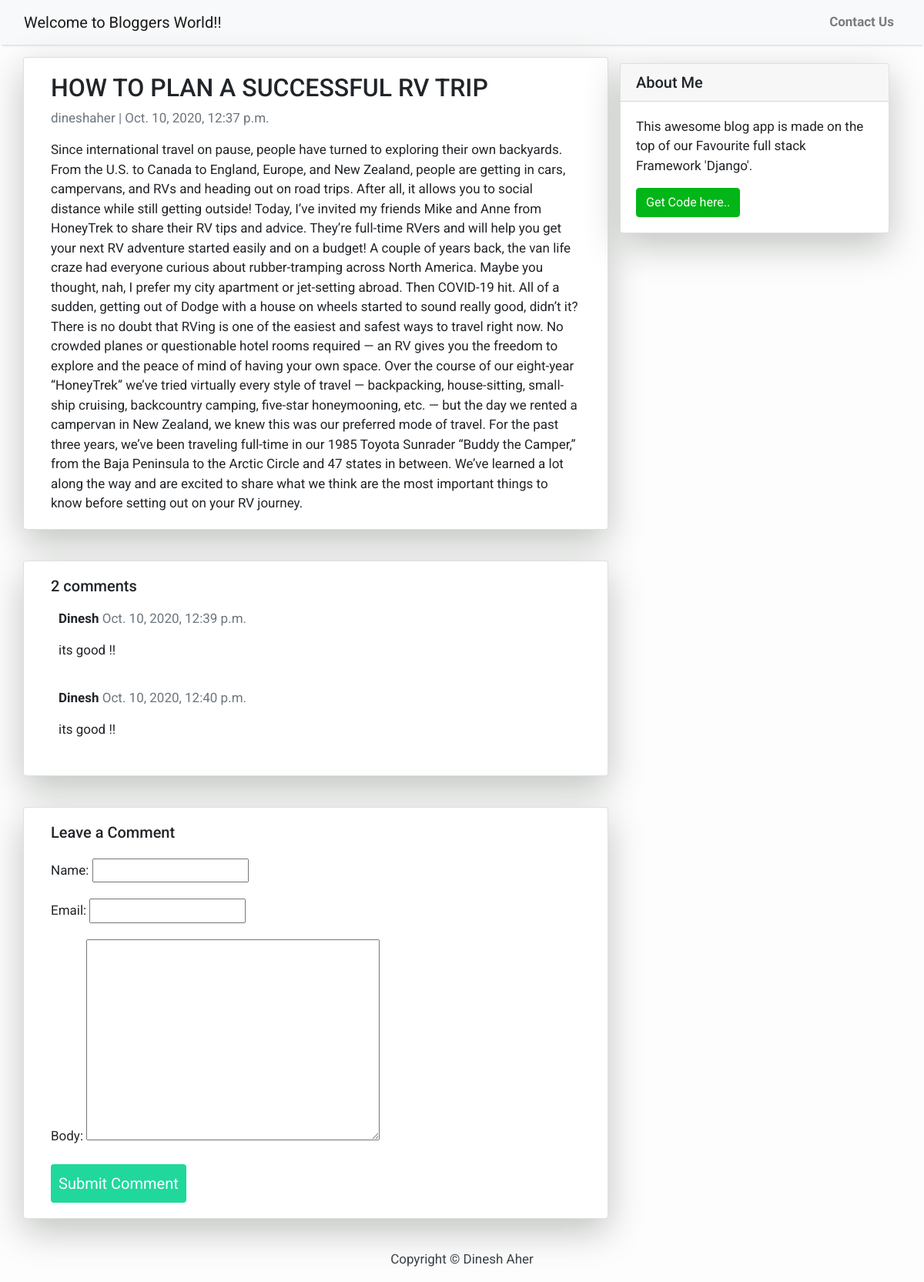
Page /how-plan-successful-rv-trip/ on the committed database.
### blog/models.py (models this page shows, shortened)
class Post(models.Model):
    title = models.CharField(max_length=200, unique=True)
    slug = models.SlugField(max_length=200, unique=True)
    author = models.ForeignKey(User, on_delete= models.CASCADE,related_name='blog_posts')
    updated_on = models.DateTimeField(auto_now= True)
    content = models.TextField()
    created_on = models.DateTimeField(auto_now_add=True)
    status = models.IntegerField(choices=STATUS, default=0)
    class Meta:
        ordering = ['-created_on']

class Comment(models.Model):
    post = models.ForeignKey(Post,on_delete=models.CASCADE,related_name='comments')
    name = models.CharField(max_length=80)
    email = models.EmailField()
    body = models.TextField()
    created_on = models.DateTimeField(auto_now_add=True)
    active = models.BooleanField(default=False)
    class Meta:
        ordering = ['created_on']

### blog/views.py (the view)
# urls.py: path('<slug:slug>/', views.post_detail, name='post_detail'),
def post_detail(request, slug):
    template_name = 'post_detail.html'
    post = get_object_or_404(Post, slug=slug)
    comments = post.comments.filter(active=True)
    new_comment = None
    if request.method == 'POST':
        comment_form = CommentForm(data=request.POST)
        if comment_form.is_valid():
            new_comment = comment_form.save(commit=False)
            new_comment.post = post
            new_comment.save()
    else:
        comment_form = CommentForm()
    return render(request, template_name, {'post': post,
                                           'comments': comments,
                                           'new_comment': new_comment,
                                           'comment_form': comment_form})

### blog/forms.py
class CommentForm(forms.ModelForm):
    class Meta:
        model = Comment
        fields = ('name', 'email', 'body')

### Templates/post_detail.html (shortened to what this page needs)
{% extends 'base.html' %} {% block content %}
<div class="container">
  <div class="row">
    <div class="col-md-8 card mb-4  mt-3 left  top">
      <div class="card-body">
        <h2>{% block title %} {{ post.title }} {% endblock title %}</h2>
        <p class=" text-muted">{{ post.author }} | {{ post.created_on }}</p>
        <p class="card-text ">{{ post.content | safe }}</p>
      </div>
    </div>
    {% block sidebar %} {% include 'sidebar.html' %} {% endblock sidebar %}
    <div class="col-md-8 card mb-4  mt-3 ">
      <div class="card-body">
        <h5>{{ comments.count }} comments</h5>
        {% for comment in comments %}
        <div class="comments" style="padding: 10px;">
          <p class="font-weight-bold">
            {{ comment.name }}
            <span class=" text-muted font-weight-normal">
              {{ comment.created_on }}
            </span>
          </p>
          {{ comment.body | linebreaks }}
        </div>
        {% endfor %}
      </div>
    </div>
    <div class="col-md-8 card mb-4  mt-3 ">
      <div class="card-body">
        {% if new_comment %}
        <div class="alert alert-success" role="alert">
          Your comment is awaiting moderation
        </div>
        {% else %}
        <h5>Leave a Comment</h5>
        <form method="post" style="margin-top: 1.3em;">
          {{ comment_form.as_p }}
          <button id="submit">Submit Comment</button>
        </form>
        {% endif %}
      </div>
    </div>
  </div>
</div>
{% endblock content %}

### Templates/base.html (style rules this page uses)
body { font-family: "Roboto", sans-serif; font-size: 17px; background-color: #fdfdfd; }

### Templates/sidebar.html (style rules this page uses)
.card { box-shadow: 0 16px 48px #bfc3bf; }

### Templates/post_detail.html (style rules this page uses)
#submit { background-color: #20D89B; padding: .5em; -moz-border-radius: 5px; -webkit-border-radius: 5px; border-radius: 4px; color: #fff; font-family: 'Roboto'; font-size: 20px; text-decoration: none; border: none; }

### rows in the picture
Post: title "HOW TO PLAN A SUCCESSFUL RV TRIP", author "dineshaher", created_on "Oct. 10, 2020, 12:37 p.m.", content "Since international travel on pause, people have turned to exploring their own backyards. From the U.S. to Canada to England, Europe, and New Zealand, people are getting in cars, campervans, and RVs and heading out on road trips. After all, it allows you to social distance while still getting outside! Today, I’ve invited my friends Mike and Anne from HoneyTrek to share their RV tips and advice. They’re full-time RVers and will help you get your next RV adventure started easily and on a budget! A couple of years back, the van life craze had everyone curious about rubber-tramping across North America. Maybe you thought, nah, I prefer my city apartment or jet-setting abroad. Then COVID-19 hit.…"
Comment: name "Dinesh", created_on "Oct. 10, 2020, 12:39 p.m.", body "its good !!"
Comment: name "Dinesh", created_on "Oct. 10, 2020, 12:40 p.m.", body "its good !!"

### other values in the picture
{{ comments.count }} "2"
